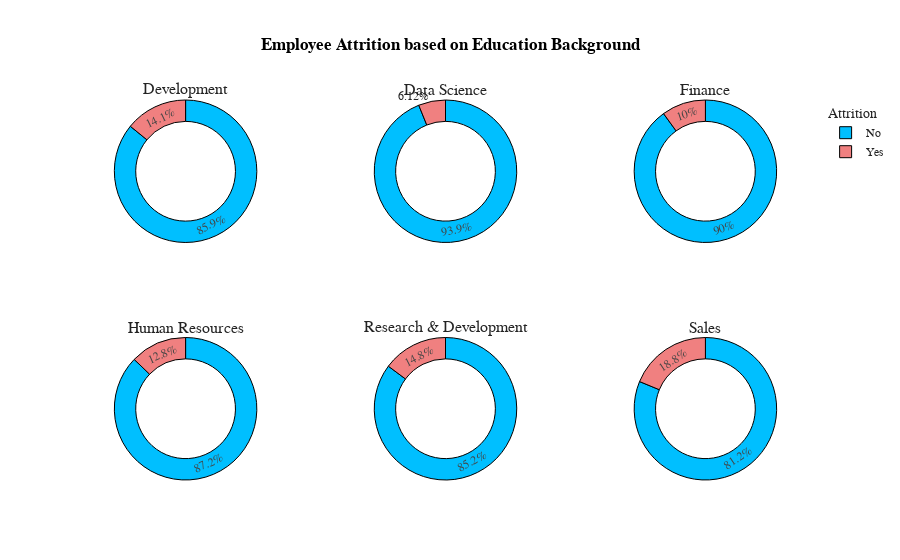

Write notebook code for a chart like this one.
### Markdown cell above
Employee Attrtition by Department

### Code cell
bus=data.groupby(['EmpDepartment','Attrition'],as_index=False)['EmpNumber'].count()
bus.rename(columns={'EmpNumber':'Count'},inplace=True)
fig=go.Figure()
fig = make_subplots(rows=2, cols=3, specs=[[{"type": "pie"}, {"type": "pie"}, {"type": "pie"}],[{"type": "pie"}, {"type": "pie"}, {"type": "pie"}]],subplot_titles=('Development', 'Data Science','Finance','Human Resources', 'Research & Development','Sales'))

fig.add_trace(go.Pie(values=bus[bus['EmpDepartment']=='Development']['Count'],labels=bus[bus['EmpDepartment']=='Development']['Attrition'],hole=0.7,marker_colors=['DeepSkyBlue','LightCoral'],name='Development',showlegend=False),row=1,col=1)
fig.add_trace(go.Pie(values=bus[bus['EmpDepartment']=='Finance']['Count'],labels=bus[bus['EmpDepartment']=='Finance']['Attrition'],hole=0.7,marker_colors=['DeepSkyBlue','LightCoral'],name='Finance',showlegend=False),row=1,col=2)
fig.add_trace(go.Pie(values=bus[bus['EmpDepartment']=='Data Science']['Count'],labels=bus[bus['EmpDepartment']=='Data Science']['Attrition'],hole=0.7,marker_colors=['DeepSkyBlue','LightCoral'],name='Data Science',showlegend=True),row=1,col=3)
fig.add_trace(go.Pie(values=bus[bus['EmpDepartment']=='Research & Development']['Count'],labels=bus[bus['EmpDepartment']=='Research & Development']['Attrition'],hole=0.7,marker_colors=['DeepSkyBlue','LightCoral'],name='Research & Development',showlegend=False),row=2,col=1)
fig.add_trace(go.Pie(values=bus[bus['EmpDepartment']=='Human Resources']['Count'],labels=bus[bus['EmpDepartment']=='Human Resources']['Attrition'],hole=0.7,marker_colors=['DeepSkyBlue','LightCoral'],name='Human Resources',showlegend=False),row=2,col=2)
fig.add_trace(go.Pie(values=bus[bus['EmpDepartment']=='Sales']['Count'],labels=bus[bus['EmpDepartment']=='Sales']['Attrition'],hole=0.7,marker_colors=['DeepSkyBlue','LightCoral'],name='Sales',showlegend=False),row=2,col=3)

fig.update_layout(title_x=0.5,template='simple_white',showlegend=True,legend_title_text="Attrition",title_text='<b style="color:black; font-size:100%;">Employee Attrition based on Education Background',font_family="Times New Roman",title_font_family="Times New Roman")
fig.update_traces(marker=dict(line=dict(color='#000000', width=1)))

### Figure 1 — Plotly figure (JSON) as saved in the notebook; plotly's stock layout.template omitted (floating-point values rounded to 4 significant figures)
{"data": [{"domain": {"x": [0, 0.2889], "y": [0.625, 1]}, "hole": 0.7, "labels": ["No", "Yes"], "marker": {"colors": ["DeepSkyBlue", "LightCoral"], "line": {"color": "#000000", "width": 1}}, "name": "Development", "showlegend": false, "type": "pie", "values": [310, 51]}, {"domain": {"x": [0.3556, 0.6444], "y": [0.625, 1]}, "hole": 0.7, "labels": ["No", "Yes"], "marker": {"colors": ["DeepSkyBlue", "LightCoral"], "line": {"color": "#000000", "width": 1}}, "name": "Finance", "showlegend": false, "type": "pie", "values": [46, 3]}, {"domain": {"x": [0.7111, 1], "y": [0.625, 1]}, "hole": 0.7, "labels": ["No", "Yes"], "marker": {"colors": ["DeepSkyBlue", "LightCoral"], "line": {"color": "#000000", "width": 1}}, "name": "Data Science", "showlegend": true, "type": "pie", "values": [18, 2]}, {"domain": {"x": [0, 0.2889], "y": [0, 0.375]}, "hole": 0.7, "labels": ["No", "Yes"], "marker": {"colors": ["DeepSkyBlue", "LightCoral"], "line": {"color": "#000000", "width": 1}}, "name": "Research & Development", "showlegend": false, "type": "pie", "values": [299, 44]}, {"domain": {"x": [0.3556, 0.6444], "y": [0, 0.375]}, "hole": 0.7, "labels": ["No", "Yes"], "marker": {"colors": ["DeepSkyBlue", "LightCoral"], "line": {"color": "#000000", "width": 1}}, "name": "Human Resources", "showlegend": false, "type": "pie", "values": [46, 8]}, {"domain": {"x": [0.7111, 1], "y": [0, 0.375]}, "hole": 0.7, "labels": ["No", "Yes"], "marker": {"colors": ["DeepSkyBlue", "LightCoral"], "line": {"color": "#000000", "width": 1}}, "name": "Sales", "showlegend": false, "type": "pie", "values": [303, 70]}], "layout": {"annotations": [{"font": {"size": 16}, "showarrow": false, "text": "Development", "x": 0.1444, "xanchor": "center", "xref": "paper", "y": 1, "yanchor": "bottom", "yref": "paper"}, {"font": {"size": 16}, "showarrow": false, "text": "Data Science", "x": 0.5, "xanchor": "center", "xref": "paper", "y": 1, "yanchor": "bottom", "yref": "paper"}, {"font": {"size": 16}, "showarrow": false, "text": "Finance", "x": 0.8556, "xanchor": "center", "xref": "paper", "y": 1, "yanchor": "bottom", "yref": "paper"}, {"font": {"size": 16}, "showarrow": false, "text": "Human Resources", "x": 0.1444, "xanchor": "center", "xref": "paper", "y": 0.375, "yanchor": "bottom", "yref": "paper"}, {"font": {"size": 16}, "showarrow": false, "text": "Research & Development", "x": 0.5, "xanchor": "center", "xref": "paper", "y": 0.375, "yanchor": "bottom", "yref": "paper"}, {"font": {"size": 16}, "showarrow": false, "text": "Sales", "x": 0.8556, "xanchor": "center", "xref": "paper", "y": 0.375, "yanchor": "bottom", "yref": "paper"}], "font": {"family": "Times New Roman"}, "legend": {"title": {"text": "Attrition"}}, "showlegend": true, "title": {"font": {"family": "Times New Roman"}, "text": "<b style=\"color:black; font-size:100%;\">Employee Attrition based on Education Background", "x": 0.5}}}
